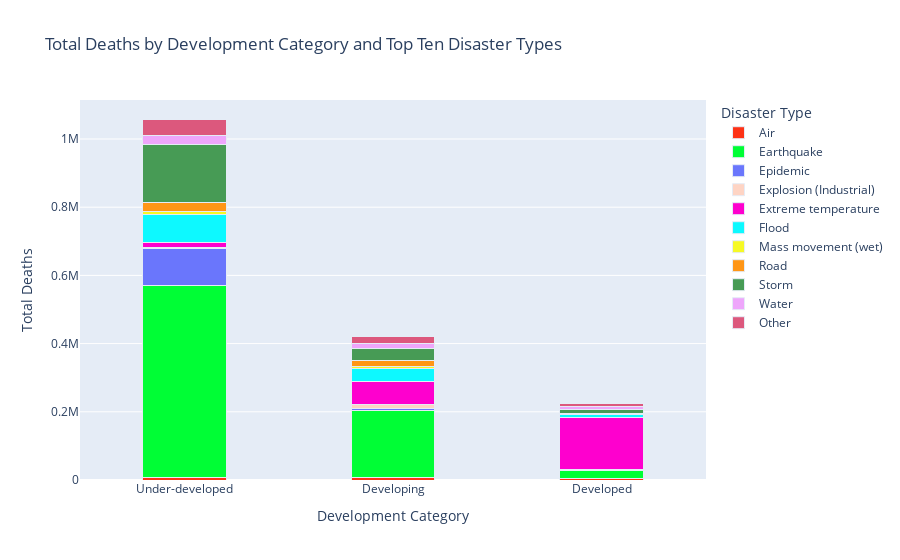

The cell this chart's notebook holds for it:
### Code cell
import pandas as pd
import matplotlib.pyplot as plt

# Assuming you have loaded your data into a DataFrame called df_test

# Binning country development score into three categories
df_test['Development_Category'] = pd.cut(df_test['country_devlopment_score'], bins=[0, 20, 35, float('inf')], labels=['Under-developed', 'Developing', 'Developed'])

# Get top ten disaster types
top_disaster_types = df_test['Disaster Type'].value_counts().nlargest(10).index.tolist()

# Grouping data by 'Development_Category' and 'Disaster Type', and summing 'Total Deaths'
grouped_data = df_test[df_test['Disaster Type'].isin(top_disaster_types)].groupby(['Development_Category', 'Disaster Type'])['Total Deaths'].sum().unstack()

# Adding 'Other' category for remaining disaster types
other_disaster_types = list(set(df_test['Disaster Type']) - set(top_disaster_types))
grouped_data['Other'] = df_test[df_test['Disaster Type'].isin(other_disaster_types)].groupby('Development_Category')['Total Deaths'].sum()

import plotly.express as px

# Assuming 'grouped_data' is your DataFrame containing the grouped data

fig = px.bar(grouped_data, barmode='stack', labels={'value': 'Total Deaths', 'index': 'Development_Category'},
             title='Total Deaths by Development Category and Top Ten Disaster Types',
             color_discrete_sequence=px.colors.qualitative.Light24)

fig.update_layout(xaxis_title='Development Category', yaxis_title='Total Deaths', legend_title='Disaster Type')

fig.update_traces(marker=dict(line=dict(width=1)), width=0.4)

fig.show()

### Figure 1 — Plotly figure (JSON) as saved in the notebook; plotly's stock layout.template omitted (floating-point values rounded to 4 significant figures)
{"data": [{"alignmentgroup": "True", "hovertemplate": "Disaster Type=Air<br>Development_Category=%{x}<br>Total Deaths=%{y}<extra></extra>", "legendgroup": "Air", "marker": {"color": "#FD3216", "line": {"width": 1}, "pattern": {"shape": ""}}, "name": "Air", "offsetgroup": "Air", "orientation": "v", "showlegend": true, "textposition": "auto", "type": "bar", "width": 0.4, "x": ["Under-developed", "Developing", "Developed"], "xaxis": "x", "y": [5882, 7534, 2970], "yaxis": "y"}, {"alignmentgroup": "True", "hovertemplate": "Disaster Type=Earthquake<br>Development_Category=%{x}<br>Total Deaths=%{y}<extra></extra>", "legendgroup": "Earthquake", "marker": {"color": "#00FE35", "line": {"width": 1}, "pattern": {"shape": ""}}, "name": "Earthquake", "offsetgroup": "Earthquake", "orientation": "v", "showlegend": true, "textposition": "auto", "type": "bar", "width": 0.4, "x": ["Under-developed", "Developing", "Developed"], "xaxis": "x", "y": [563215, 197001, 24652], "yaxis": "y"}, {"alignmentgroup": "True", "hovertemplate": "Disaster Type=Epidemic<br>Development_Category=%{x}<br>Total Deaths=%{y}<extra></extra>", "legendgroup": "Epidemic", "marker": {"color": "#6A76FC", "line": {"width": 1}, "pattern": {"shape": ""}}, "name": "Epidemic", "offsetgroup": "Epidemic", "orientation": "v", "showlegend": true, "textposition": "auto", "type": "bar", "width": 0.4, "x": ["Under-developed", "Developing", "Developed"], "xaxis": "x", "y": [110846, 6285, 536], "yaxis": "y"}, {"alignmentgroup": "True", "hovertemplate": "Disaster Type=Explosion (Industrial)<br>Development_Category=%{x}<br>Total Deaths=%{y}<extra></extra>", "legendgroup": "Explosion (Industrial)", "marker": {"color": "#FED4C4", "line": {"width": 1}, "pattern": {"shape": ""}}, "name": "Explosion (Industrial)", "offsetgroup": "Explosion (Industrial)", "orientation": "v", "showlegend": true, "textposition": "auto", "type": "bar", "width": 0.4, "x": ["Under-developed", "Developing", "Developed"], "xaxis": "x", "y": [2515, 9256, 2096], "yaxis": "y"}, {"alignmentgroup": "True", "hovertemplate": "Disaster Type=Extreme temperature<br>Development_Category=%{x}<br>Total Deaths=%{y}<extra></extra>", "legendgroup": "Extreme temperature", "marker": {"color": "#FE00CE", "line": {"width": 1}, "pattern": {"shape": ""}}, "name": "Extreme temperature", "offsetgroup": "Extreme temperature", "orientation": "v", "showlegend": true, "textposition": "auto", "type": "bar", "width": 0.4, "x": ["Under-developed", "Developing", "Developed"], "xaxis": "x", "y": [14876, 67774, 152926], "yaxis": "y"}, {"alignmentgroup": "True", "hovertemplate": "Disaster Type=Flood<br>Development_Category=%{x}<br>Total Deaths=%{y}<extra></extra>", "legendgroup": "Flood", "marker": {"color": "#0DF9FF", "line": {"width": 1}, "pattern": {"shape": ""}}, "name": "Flood", "offsetgroup": "Flood", "orientation": "v", "showlegend": true, "textposition": "auto", "type": "bar", "width": 0.4, "x": ["Under-developed", "Developing", "Developed"], "xaxis": "x", "y": [80276, 37928, 8600], "yaxis": "y"}, {"alignmentgroup": "True", "hovertemplate": "Disaster Type=Mass movement (wet)<br>Development_Category=%{x}<br>Total Deaths=%{y}<extra></extra>", "legendgroup": "Mass movement (wet)", "marker": {"color": "#F6F926", "line": {"width": 1}, "pattern": {"shape": ""}}, "name": "Mass movement (wet)", "offsetgroup": "Mass movement (wet)", "orientation": "v", "showlegend": true, "textposition": "auto", "type": "bar", "width": 0.4, "x": ["Under-developed", "Developing", "Developed"], "xaxis": "x", "y": [10802, 7677, 1138], "yaxis": "y"}, {"alignmentgroup": "True", "hovertemplate": "Disaster Type=Road<br>Development_Category=%{x}<br>Total Deaths=%{y}<extra></extra>", "legendgroup": "Road", "marker": {"color": "#FF9616", "line": {"width": 1}, "pattern": {"shape": ""}}, "name": "Road", "offsetgroup": "Road", "orientation": "v", "showlegend": true, "textposition": "auto", "type": "bar", "width": 0.4, "x": ["Under-developed", "Developing", "Developed"], "xaxis": "x", "y": [26442, 15860, 3124], "yaxis": "y"}, {"alignmentgroup": "True", "hovertemplate": "Disaster Type=Storm<br>Development_Category=%{x}<br>Total Deaths=%{y}<extra></extra>", "legendgroup": "Storm", "marker": {"color": "#479B55", "line": {"width": 1}, "pattern": {"shape": ""}}, "name": "Storm", "offsetgroup": "Storm", "orientation": "v", "showlegend": true, "textposition": "auto", "type": "bar", "width": 0.4, "x": ["Under-developed", "Developing", "Developed"], "xaxis": "x", "y": [168286, 37658, 11431], "yaxis": "y"}, {"alignmentgroup": "True", "hovertemplate": "Disaster Type=Water<br>Development_Category=%{x}<br>Total Deaths=%{y}<extra></extra>", "legendgroup": "Water", "marker": {"color": "#EEA6FB", "line": {"width": 1}, "pattern": {"shape": ""}}, "name": "Water", "offsetgroup": "Water", "orientation": "v", "showlegend": true, "textposition": "auto", "type": "bar", "width": 0.4, "x": ["Under-developed", "Developing", "Developed"], "xaxis": "x", "y": [28099, 14212, 7060], "yaxis": "y"}, {"alignmentgroup": "True", "hovertemplate": "Disaster Type=Other<br>Development_Category=%{x}<br>Total Deaths=%{y}<extra></extra>", "legendgroup": "Other", "marker": {"color": "#DC587D", "line": {"width": 1}, "pattern": {"shape": ""}}, "name": "Other", "offsetgroup": "Other", "orientation": "v", "showlegend": true, "textposition": "auto", "type": "bar", "width": 0.4, "x": ["Under-developed", "Developing", "Developed"], "xaxis": "x", "y": [47364, 18507, 10318], "yaxis": "y"}], "layout": {"barmode": "stack", "legend": {"title": {"text": "Disaster Type"}, "tracegroupgap": 0}, "title": {"text": "Total Deaths by Development Category and Top Ten Disaster Types"}, "xaxis": {"anchor": "y", "domain": [0, 1], "title": {"text": "Development Category"}}, "yaxis": {"anchor": "x", "domain": [0, 1], "title": {"text": "Total Deaths"}}}}
